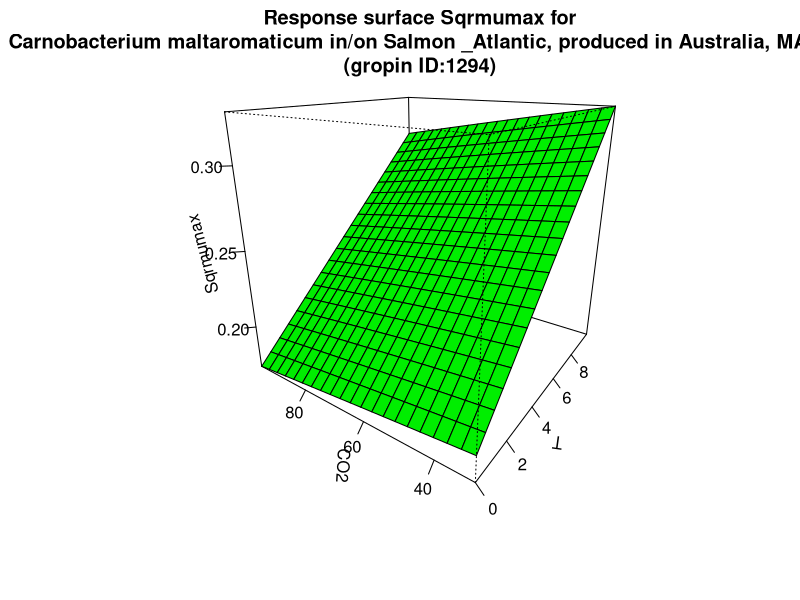

Here is the R script that generated this plot:
#############################
# start of Parameter script
#############################
T <- seq(0,9.99000999000999,length.out=21)
CO2 <- seq(30.03,97.9020979020979,length.out=21)
#############################
# end of Parameter script
#############################
############################# 
# start of Model script Gropin ID 1294 
#############################
 
# constant coefficients for this model
 
variables <- data.frame(T,CO2)
argumentsPar <- expand.grid(variables)
 
# heart of the model
response_surface <- function(T,CO2) {
   mumax <-6.88*(10^-4)*(T+13.25)*sqrt(452-CO2)

return(mumax=mumax)
} 

# output parameters
responseSurface <- cbind(argumentsPar,response_surface(argumentsPar['T'],argumentsPar['CO2']))
colnames(responseSurface) <- c(colnames(argumentsPar),'Sqrmumax')
#############################
# End of Model script
#############################
############################# 
# start of Visualisation script Gropin ID 1294 
#############################
persp(T,CO2,matrix(unlist(responseSurface$'Sqrmumax'),nrow=21),col = 'green',xlab='T',ylab='CO2',zlab='Sqrmumax',main='Response surface Sqrmumax for
Carnobacterium maltaromaticum in/on Salmon _Atlantic, produced in Australia, MAP_
(gropin ID:1294)',theta=305,phi=20,shade=0.25,ticktype = 'detailed')
#############################
# End of Visualisation script
#############################
